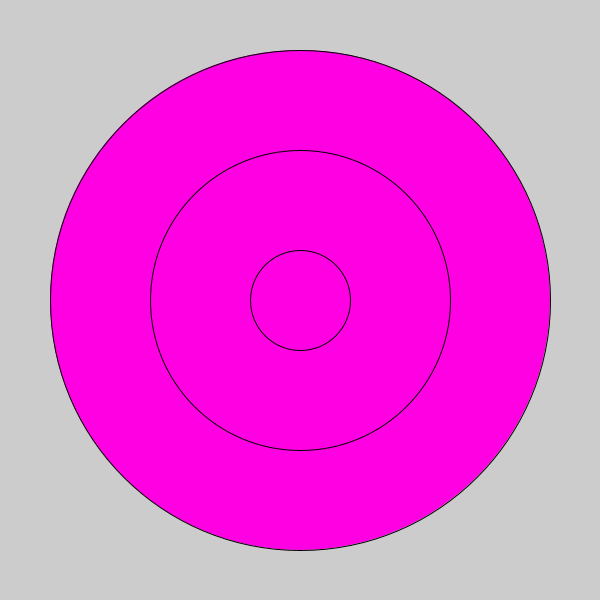
Frame 1 (no input)
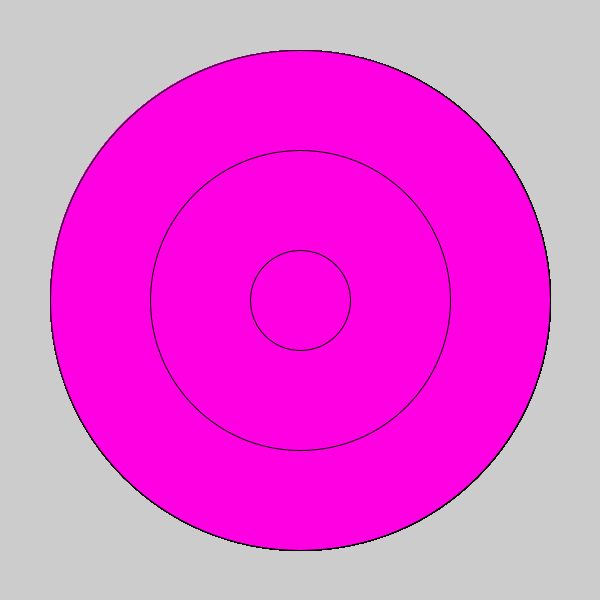
Frame 60 (the mouse pressed at the canvas centre just before this capture)
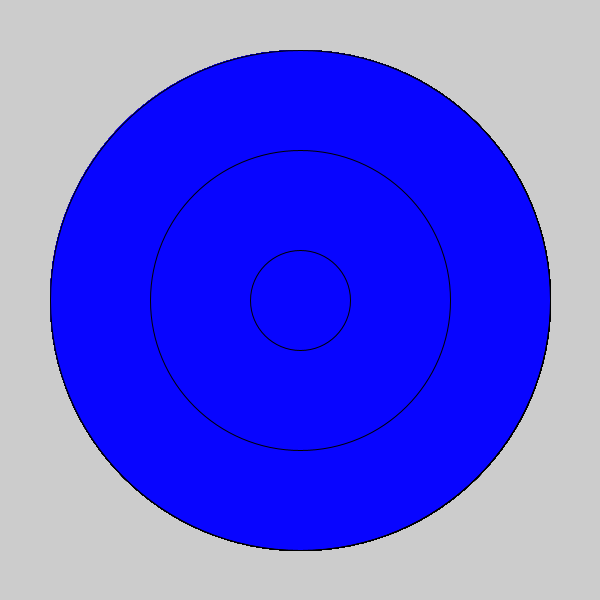
Frame 120 (the mouse held since frame 60 and released just before this capture)

The Processing sketch that drew these frames (run headless with seeded random() and noise(); from frame 60 on, the mouse is pressed at the canvas centre):

// Processing sketch: Logical_Dot
// ── Logical_Dot.pde


void setup() {
  size(600,600);
  
}

void draw()
 {
if (mousePressed) {
fill(#0805FF);

} 
else {
fill(#FF00E2);
}
ellipse(300,300,500,500);
ellipse(300,300,300,300);
ellipse(300,300,100,100);
}
